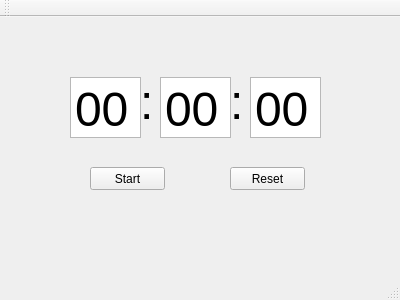
<?xml version="1.0" encoding="UTF-8"?>
<ui version="4.0">
 <class>MainWindow</class>
 <widget class="QMainWindow" name="MainWindow">
  <property name="geometry">
   <rect>
    <x>0</x>
    <y>0</y>
    <width>400</width>
    <height>300</height>
   </rect>
  </property>
  <property name="windowTitle">
   <string>MainWindow</string>
  </property>
  <widget class="QWidget" name="centralWidget">
   <widget class="QLabel" name="label">
    <property name="geometry">
     <rect>
      <x>140</x>
      <y>60</y>
      <width>21</width>
      <height>51</height>
     </rect>
    </property>
    <property name="font">
     <font>
      <pointsize>36</pointsize>
     </font>
    </property>
    <property name="text">
     <string>:</string>
    </property>
   </widget>
   <widget class="QPushButton" name="startStopButton">
    <property name="geometry">
     <rect>
      <x>90</x>
      <y>150</y>
      <width>75</width>
      <height>23</height>
     </rect>
    </property>
    <property name="text">
     <string>Start</string>
    </property>
   </widget>
   <widget class="QPushButton" name="resetButton">
    <property name="geometry">
     <rect>
      <x>230</x>
      <y>150</y>
      <width>75</width>
      <height>23</height>
     </rect>
    </property>
    <property name="text">
     <string>Reset</string>
    </property>
   </widget>
   <widget class="QTextEdit" name="secondsText">
    <property name="geometry">
     <rect>
      <x>160</x>
      <y>60</y>
      <width>71</width>
      <height>61</height>
     </rect>
    </property>
    <property name="font">
     <font>
      <pointsize>36</pointsize>
     </font>
    </property>
    <property name="verticalScrollBarPolicy">
     <enum>Qt::ScrollBarAlwaysOff</enum>
    </property>
    <property name="horizontalScrollBarPolicy">
     <enum>Qt::ScrollBarAlwaysOff</enum>
    </property>
    <property name="readOnly">
     <bool>true</bool>
    </property>
    <property name="html">
     <string>&lt;!DOCTYPE HTML PUBLIC &quot;-//W3C//DTD HTML 4.0//EN&quot; &quot;http://www.w3.org/TR/REC-html40/strict.dtd&quot;&gt;
&lt;html&gt;&lt;head&gt;&lt;meta name=&quot;qrichtext&quot; content=&quot;1&quot; /&gt;&lt;style type=&quot;text/css&quot;&gt;
p, li { white-space: pre-wrap; }
&lt;/style&gt;&lt;/head&gt;&lt;body style=&quot; font-family:'MS Shell Dlg 2'; font-size:36pt; font-weight:400; font-style:normal;&quot;&gt;
&lt;p style=&quot; margin-top:0px; margin-bottom:0px; margin-left:0px; margin-right:0px; -qt-block-indent:0; text-indent:0px;&quot;&gt;00&lt;/p&gt;&lt;/body&gt;&lt;/html&gt;</string>
    </property>
    <property name="acceptRichText">
     <bool>false</bool>
    </property>
    <property name="placeholderText">
     <string>00</string>
    </property>
   </widget>
   <widget class="QLabel" name="label_2">
    <property name="geometry">
     <rect>
      <x>230</x>
      <y>60</y>
      <width>21</width>
      <height>51</height>
     </rect>
    </property>
    <property name="font">
     <font>
      <pointsize>36</pointsize>
     </font>
    </property>
    <property name="text">
     <string>:</string>
    </property>
   </widget>
   <widget class="QTextEdit" name="hundredthsText">
    <property name="geometry">
     <rect>
      <x>250</x>
      <y>60</y>
      <width>71</width>
      <height>61</height>
     </rect>
    </property>
    <property name="sizePolicy">
     <sizepolicy hsizetype="Expanding" vsizetype="Expanding">
      <horstretch>0</horstretch>
      <verstretch>0</verstretch>
     </sizepolicy>
    </property>
    <property name="font">
     <font>
      <pointsize>36</pointsize>
     </font>
    </property>
    <property name="verticalScrollBarPolicy">
     <enum>Qt::ScrollBarAlwaysOff</enum>
    </property>
    <property name="horizontalScrollBarPolicy">
     <enum>Qt::ScrollBarAlwaysOff</enum>
    </property>
    <property name="undoRedoEnabled">
     <bool>true</bool>
    </property>
    <property name="lineWrapMode">
     <enum>QTextEdit::NoWrap</enum>
    </property>
    <property name="readOnly">
     <bool>true</bool>
    </property>
    <property name="html">
     <string>&lt;!DOCTYPE HTML PUBLIC &quot;-//W3C//DTD HTML 4.0//EN&quot; &quot;http://www.w3.org/TR/REC-html40/strict.dtd&quot;&gt;
&lt;html&gt;&lt;head&gt;&lt;meta name=&quot;qrichtext&quot; content=&quot;1&quot; /&gt;&lt;style type=&quot;text/css&quot;&gt;
p, li { white-space: pre-wrap; }
&lt;/style&gt;&lt;/head&gt;&lt;body style=&quot; font-family:'MS Shell Dlg 2'; font-size:36pt; font-weight:400; font-style:normal;&quot;&gt;
&lt;p style=&quot; margin-top:0px; margin-bottom:0px; margin-left:0px; margin-right:0px; -qt-block-indent:0; text-indent:0px;&quot;&gt;00&lt;/p&gt;&lt;/body&gt;&lt;/html&gt;</string>
    </property>
    <property name="tabStopWidth">
     <number>80</number>
    </property>
    <property name="acceptRichText">
     <bool>false</bool>
    </property>
    <property name="cursorWidth">
     <number>1</number>
    </property>
    <property name="placeholderText">
     <string>00</string>
    </property>
   </widget>
   <widget class="QTextEdit" name="minutesText">
    <property name="geometry">
     <rect>
      <x>70</x>
      <y>60</y>
      <width>71</width>
      <height>61</height>
     </rect>
    </property>
    <property name="font">
     <font>
      <pointsize>36</pointsize>
     </font>
    </property>
    <property name="verticalScrollBarPolicy">
     <enum>Qt::ScrollBarAlwaysOff</enum>
    </property>
    <property name="horizontalScrollBarPolicy">
     <enum>Qt::ScrollBarAlwaysOff</enum>
    </property>
    <property name="readOnly">
     <bool>true</bool>
    </property>
    <property name="html">
     <string>&lt;!DOCTYPE HTML PUBLIC &quot;-//W3C//DTD HTML 4.0//EN&quot; &quot;http://www.w3.org/TR/REC-html40/strict.dtd&quot;&gt;
&lt;html&gt;&lt;head&gt;&lt;meta name=&quot;qrichtext&quot; content=&quot;1&quot; /&gt;&lt;style type=&quot;text/css&quot;&gt;
p, li { white-space: pre-wrap; }
&lt;/style&gt;&lt;/head&gt;&lt;body style=&quot; font-family:'MS Shell Dlg 2'; font-size:36pt; font-weight:400; font-style:normal;&quot;&gt;
&lt;p style=&quot; margin-top:0px; margin-bottom:0px; margin-left:0px; margin-right:0px; -qt-block-indent:0; text-indent:0px;&quot;&gt;00&lt;/p&gt;&lt;/body&gt;&lt;/html&gt;</string>
    </property>
    <property name="acceptRichText">
     <bool>false</bool>
    </property>
    <property name="placeholderText">
     <string>00</string>
    </property>
   </widget>
  </widget>
  <widget class="QMenuBar" name="menuBar">
   <property name="geometry">
    <rect>
     <x>0</x>
     <y>0</y>
     <width>400</width>
     <height>21</height>
    </rect>
   </property>
  </widget>
  <widget class="QToolBar" name="mainToolBar">
   <attribute name="toolBarArea">
    <enum>TopToolBarArea</enum>
   </attribute>
   <attribute name="toolBarBreak">
    <bool>false</bool>
   </attribute>
  </widget>
  <widget class="QStatusBar" name="statusBar"/>
 </widget>
 <layoutdefault spacing="6" margin="11"/>
 <resources/>
 <connections/>
</ui>
